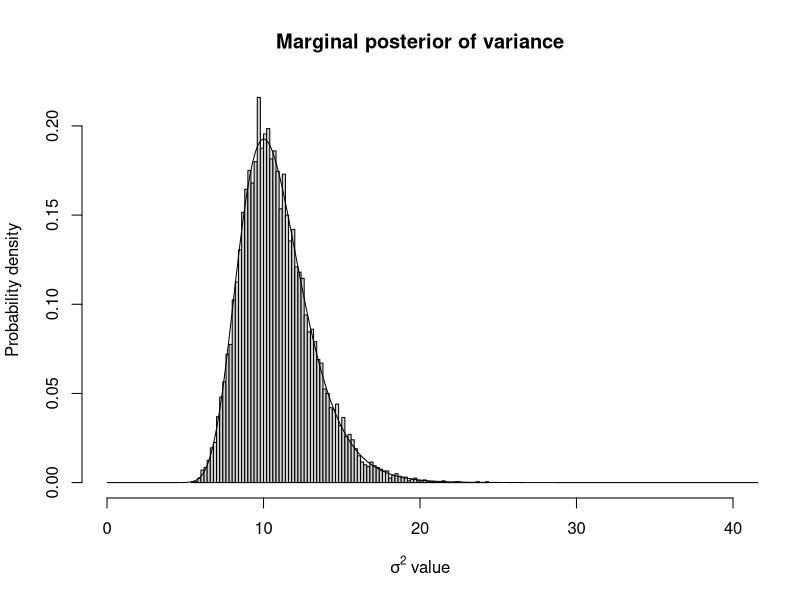
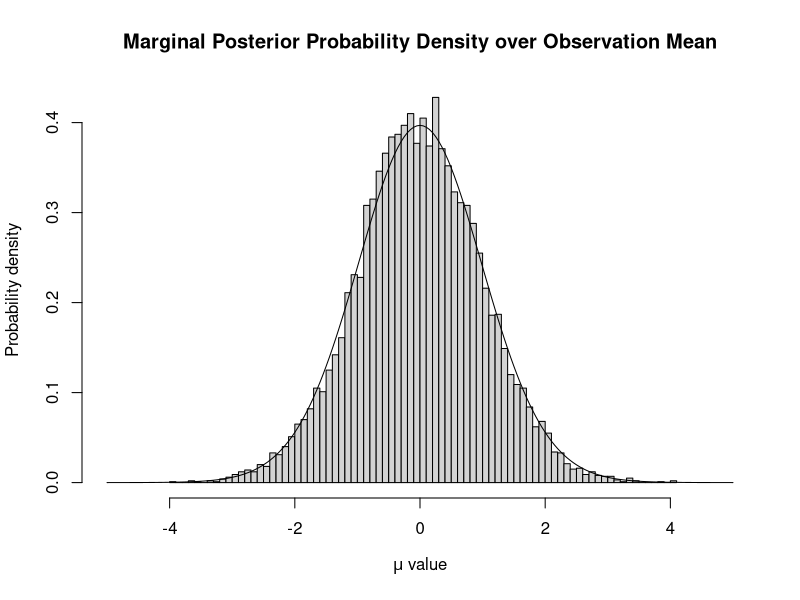

Recreate these plots in R, in order.
## ---- chunk 1
  set.seed(41) # Set random number generator seed
  n_obs <- 50  # Set the number of observations
  obs_y <- rnorm(n = n_obs, mean = 50, sd = sqrt(10)) # Draw 10 observations from a Normal distribution
  sample_var <- sum((obs_y - mean(obs_y))^2)/(n_obs - 1) # Calculate the sample variance of the observations
## ---- chunk 2
  sample_sigma_sq <- function(n_samples, n_obs, sample_var) {
                              samples <- sample_var*(n_obs - 1)/rchisq(n = n_samples, df = n_obs - 1)
                              return(samples)
                            } # Draws n_samples of sigma_sq (possible values of true variance)
                              # from the scaled inverse chi-square distribution

n_samples <- 10000 # Number of samples to draw 
var_samples <- sample_sigma_sq(n_samples, n_obs, sample_var) # Draw variance samples
{hist(var_samples, breaks = 100, main = 'Marginal posterior of variance',
      xlab = expression(paste(sigma^2, ' value')), probability = TRUE, 
     ylab = 'Probability density', xlim = c(0, 40))
  
  # This is an (n - 1) d.o.f. inverse chi-square distributed r.v. scaled by (n-1)*sample_var
  sigma_sq <- seq(0.01, 100, 0.1)
  x <- (n_obs - 1)*sample_var/sigma_sq
  p_sigma <- dchisq(x = x, df = n_obs - 1)*x/sigma_sq
  lines(sigma_sq, p_sigma, xlim = c(0, 10), type = 'l')
}
## ---- chunk 3
sample_mu <- function(n_samples, obs_y, var_list) {
                        # Retrieves mu values from the conditional posterior of mu
                        # n_samples: Scalar number of samples to take from conditional
                        #            posterior
                        # obs_y:     Vector of observations that are thought to be
                        #            distributed Normally
                        # var_list:  Vector of variance samples from the marginal
                        #            posterior of sigma^2
                        sampled_mu <- c()
                        for (var in var_list) {
                          # Compute p.d. of mu|y, sigma^2, then sample from it
                          sampled_mu <- c(sampled_mu, rnorm(n = n_samples,
                                                            mean = mean(obs_y),
                                                            sd = sqrt(var/n_obs)))
                        }
                        return(sampled_mu)
}
## ---- chunk 4
mu_samples <- sample_mu(1, obs_y, var_samples)
scaled_samples <- (mu_samples - mean(obs_y))/sqrt(sample_var/n_obs)
{hist(scaled_samples, breaks = 100, probability = TRUE,
       xlab = expression(paste(mu, ' value')),
       ylab = 'Probability density',
       main = 'Marginal Posterior Probability Density over Observation Mean',
       xlim = c(-5, 5))
t <- seq(-5, 5, 0.05)
t_pd <- dt(t, df = n_obs - 1)
lines(t, t_pd, type = 'l')
}
